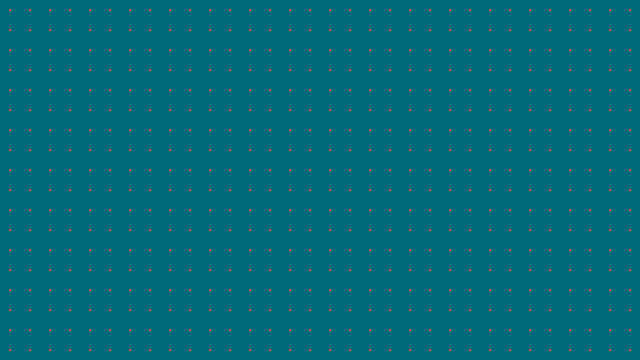
Frame 1 (no input)
Frame 60 (the mouse pressed at the canvas centre just before this capture): blank canvas, image omitted
Frame 120 (the mouse held since frame 60 and released just before this capture): blank canvas, image omitted

The Processing sketch that drew this single still picture (run headless with seeded random() and noise(); from frame 60 on, the mouse is pressed at the canvas centre):

// Processing sketch: circles
// ── circles.pde
/**
 * Grid of circles.  
 */
 
int x = 5;
int y = 5;

int spacing = 20;
int radius = 30;

int step = 0;
boolean scalingUp = true;

void setup() {
  size(640, 360);
  background(0, 105, 124);

}

void draw() {
  step++;
  if (step % radius == 0) {
     scalingUp = !scalingUp;
  }
  background(0, 105, 124);
  for(int i = 0; i < 64; i++) {
    for(int j = 0; j < 48; j++) {
       pushMatrix();
       translate((spacing / 4) + (spacing * i), (spacing / 4) + (spacing * j)); 
       makeEllipse(x, y, step);
       popMatrix();
    }
  }
}

void makeEllipse(int x, int y, int scale) {
  fill(255, 83, 63);
  stroke(255, 83, 63);
  int size;
  if (scalingUp) {
      fill(255, 83, 63);
      stroke(255, 83, 63);
      size = scale % radius; 
  } else {
      fill(134, 162, 140);
      stroke(134, 162, 140);
      size = radius - scale % radius; 
  }
  ellipse(x, y, size, size);
}
